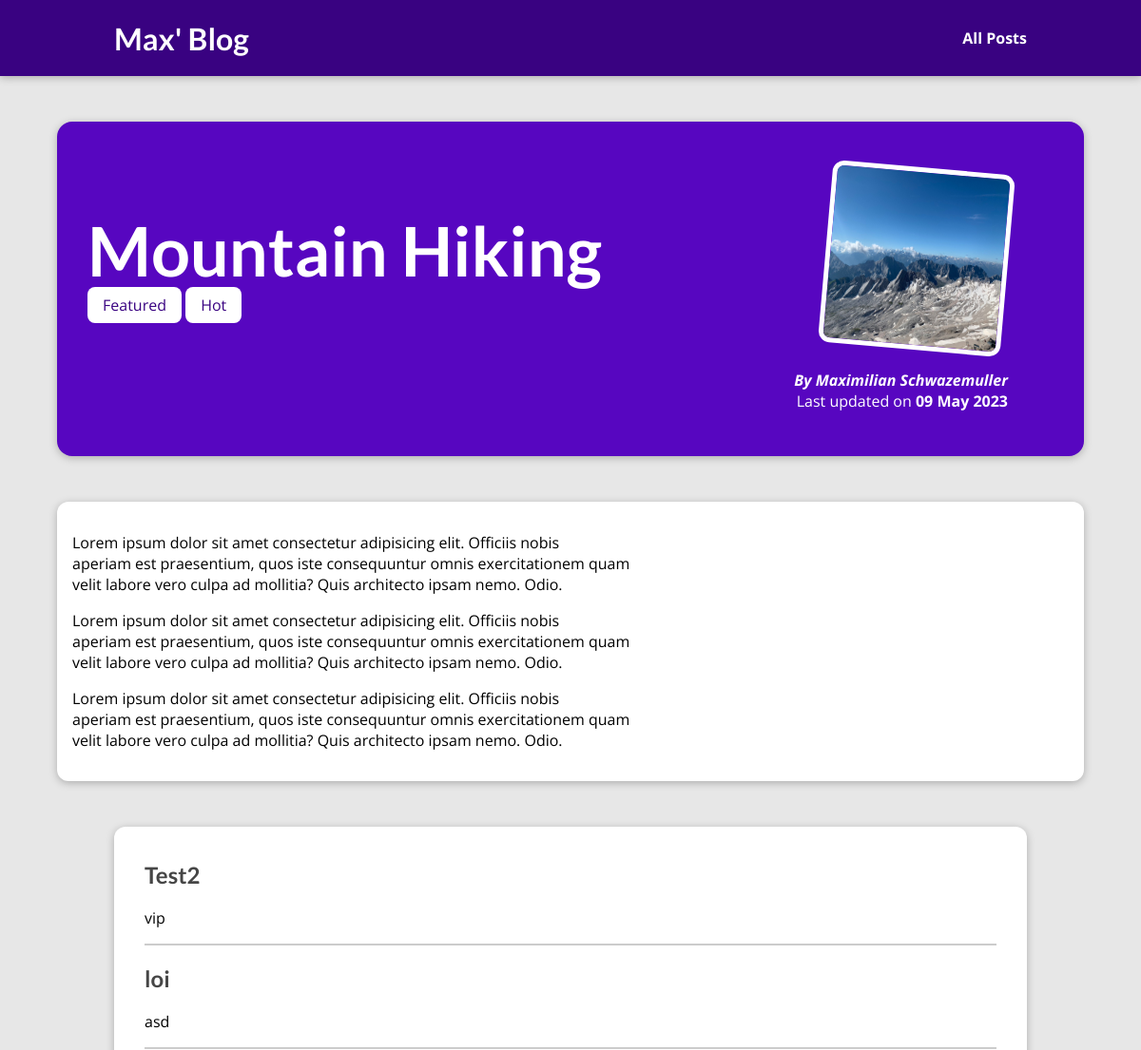
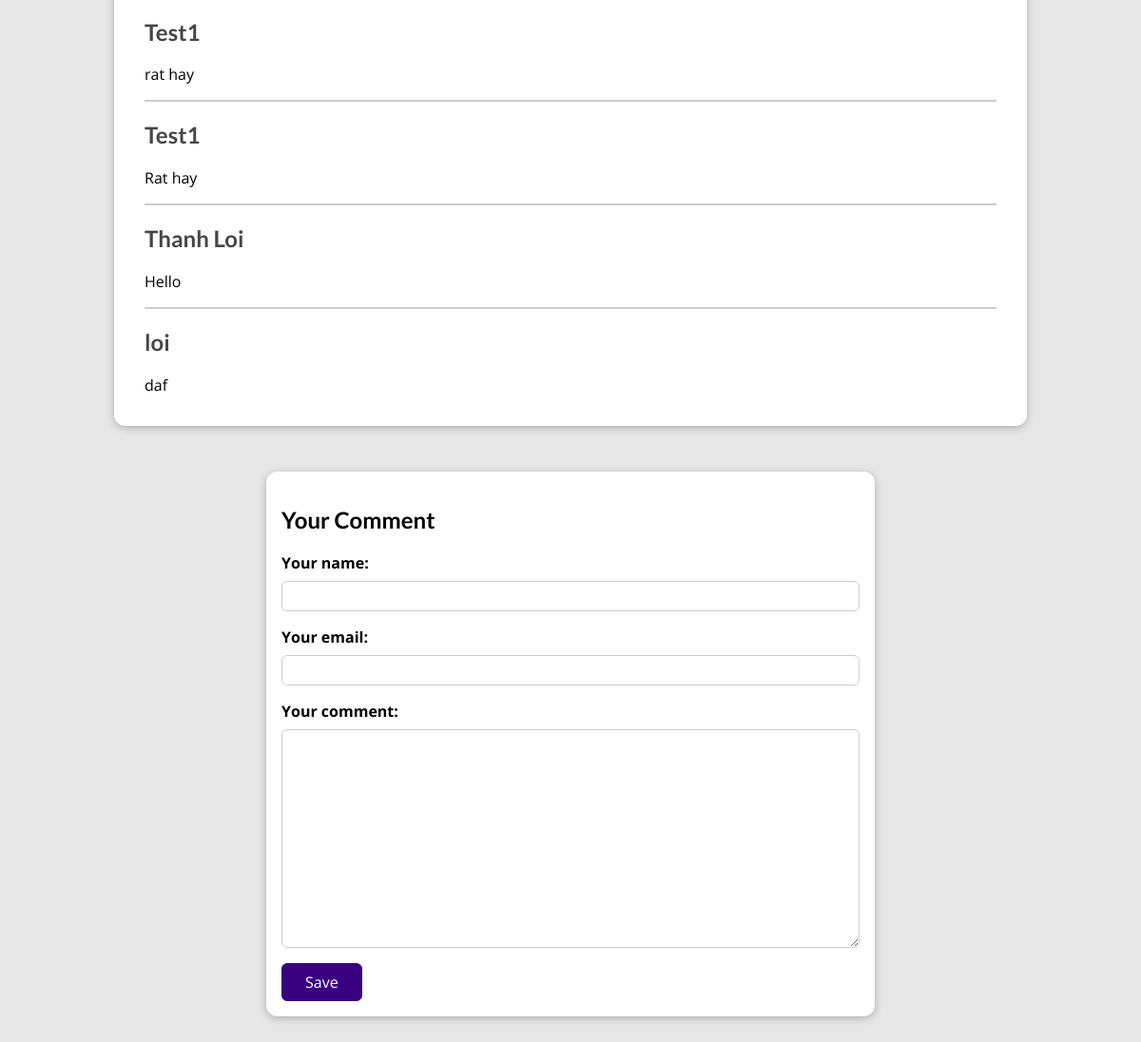
The page /posts/hike-in-the-mountains on the database its author committed (2 pictures, top to bottom).
### blog/models.py (models this page shows, shortened)
class Post(models.Model):
    title = models.CharField(max_length=150)
    excerpt = models.CharField(max_length=200)
    image = models.ImageField(upload_to="posts",null=True) # Tao folder upload , settings.py them MEDIA_ROOT = BASE_DIR / "uploads" , MEDIA_URL = "/files" , install python -m pip install Pillow
    date = models.DateField(auto_now=True)
    slug = models.SlugField(unique=True, db_index=True)
    content = models.TextField(validators=[MinLengthValidator(10)])
    author = models.ForeignKey(
        Author, on_delete=models.SET_NULL, null=True, related_name="posts")
    tags = models.ManyToManyField(Tag)

class Tag(models.Model):
    caption = models.CharField(max_length=20)

class Author(models.Model):
    first_name = models.CharField(max_length=100)
    last_name = models.CharField(max_length=100)
    email_address = models.EmailField()
    def full_name(self):
        return f"{self.first_name} {self.last_name}"
    def __str__(self):
        return self.full_name()

class Comment(models.Model):
    user_name = models.CharField(max_length=120)
    user_email = models.EmailField()
    text = models.TextField(max_length=400)
    post = models.ForeignKey(Post,on_delete=models.CASCADE,related_name="comments")

### blog/views.py (the view)
# urls.py: path("posts/<slug:slug>",views.SinglePostView.as_view(),name="post-detail-page")
class SinglePostView(View):
    template_name = "blog/post-detail.html"
    model = Post
    def get(self,request,slug):
        post = Post.objects.get(slug=slug)
        context = {
            "post" : post,
            "post_tags" : post.tags.all(),
            "comment_form" : CommentForm(),
            "comments" : post.comments.all().order_by("-id")
        }
        return render(request,"blog/post-detail.html",context)
    def post(self,request,slug):
        comment_form = CommentForm(request.POST)
        post = Post.objects.get(slug=slug)
        if comment_form.is_valid():
            comment = comment_form.save(commit=False)
            comment.post = post
            comment.save()
            return HttpResponseRedirect(reverse("post-detail-page",args=[slug]))
        context = {
            "post" : post,
            "post_tags" : post.tags.all(),
            "comment_form" : comment_form,
            "comments" : post.comments.all().order_by("-id")
        }
        return render(request,"blog/post-detail.html",context)

### blog/form.py
class CommentForm(forms.ModelForm):
    class Meta:
        model = Comment
        exclude = ["post"]
        labels = {
            "user_name" : "Your name",
            "user_email" : "Your email",
            "text" : "Your comment"
        }

### blog/templates/blog/post-detail.html (shortened to what this page needs)
{% extends "base.html" %}
{% load static %}
{% block css_files %}
<link rel="stylesheet" href="{% static "blog/post-detail.css" %}" />
{% endblock %}
{% block content %}
<section id="summary">
  <h2>{{ post.title }}</h2>
  <div>
    {% for tag in post_tags %}
      <span class="tag">{{ tag.caption }}</span>
    {% endfor %}
  </div>
  <article>
    <img src="{{ post.image.url }}" alt="{{ post.title }}" />
    <address>By <a href="mailto:{{ post.author.email_address }}">{{ post.author }}</a></address>
    <div>Last updated on <time>{{ post.date|date:"d M Y" }}</time></div>
  </article>
</section>
<main>
  {{ post.content|linebreaks }}
</main>
<section id="comments">
  <ul>
    {%for comment in comments%}
      <li>
        <h2>{{comment.user_name}}</h2>
        <p>{{comment.text|linebreaks}}</p>
      </li>
    {%endfor%}
  </ul>
</section>
<section id="comment-form">
  <h2>Your Comment</h2>
  <form action="{% url "post-detail-page" post.slug %}" method="POST">
    {% for form_field in comment_form %}
      <div class="form-control {% if form_field.errors %}invalid{% endif %}">
        {{ form_field.label_tag }}
        {{ form_field }}
      </div>
    {% endfor %}
    <button>Save</button>
  </form>
</section>
{% endblock %}

### templates/base.html (shortened to what this page needs)
{% load static %}
<!DOCTYPE html>
<html lang="en">
<head>
  <link rel="stylesheet" href="{% static "app.css" %}">
  {% block css_files %}{% endblock %}
</head>
<body>
  <header id="main-navigation">
    <h1><a href="{% url "starting-page" %}">Max' Blog</a></h1>
    <nav>
      <a href="{% url "posts-page" %}">All Posts</a>
    </nav>
  </header>
  {% block content %}
  {% endblock %}
</body>
</html>

### static/app.css (style rules this page uses)
* { box-sizing: border-box; }
html { font-family: 'Open Sans', 'Lato', sans-serif; }
body { margin: 0; }
h1, h2, h3 { font-family: 'Lato', sans-serif; font-weight: bold; }
#main-navigation { width: 100%; height: 5rem; display: flex; justify-content: space-between; align-items: center; padding: 0 10%; position: absolute; top: 0; left: 0; }
#main-navigation a { text-decoration: none; color: white; font-weight: bold; }

### blog/static/blog/post-detail.css (style rules this page uses)
body { background-color: #e7e7e7; }
#main-navigation { background-color: #390281; box-shadow: 0 2px 8px rgba(0, 0, 0, 0.25); }
#summary { margin: 8rem auto 3rem auto; padding: 2rem; width: 90%; max-width: 90rem; border-radius: 16px; background-color: #5706c0; position: relative; box-shadow: 0 2px 8px rgba(0, 0, 0, 0.25); height: 22rem; }
#summary h2 { color: white; font-size: 4.5rem; margin-bottom: 0.25rem; }
#summary article { position: absolute; top: 2rem; right: 3rem; padding: 1rem 2rem; border-radius: 12px; text-align: right; color: white; }
#summary article img { width: 12rem; height: 12rem; border-radius: 12px; transform: rotateZ(5deg); border: 5px solid white; margin-bottom: 1rem; }
#summary address { font-weight: bold; }
#summary a { color: white; text-decoration: none; }
#summary time { font-weight: bold; }
main { width: 90%; max-width: 90rem; margin: 3rem auto; background-color: white; padding: 1rem; border-radius: 12px; box-shadow: 0 2px 8px rgba(0, 0, 0, 0.25); }
.tag { background-color: white; color: #390281; padding: 0.5rem 1rem; border-radius: 8px; }
#comment-form { margin: 3rem auto; width: 90%; max-width: 40rem; border-radius: 12px; background-color: white; box-shadow: 0 2px 8px rgba(0, 0, 0, 0.25); padding: 1rem; }
#comment-form button { font: inherit; background-color: #390281; color: white; border: 1px solid #390281; padding: 0.5rem 1.5rem; border-radius: 6px; cursor: pointer; }
.form-control { margin-bottom: 1rem; }
.form-control label { font-weight: bold; margin-bottom: 0.5rem; display: block; }
.form-control input, .form-control textarea { display: block; width: 100%; font: inherit; padding: 0.25rem; border-radius: 6px; border: 1px solid #ccc; }
#comments { margin: 3rem auto; width: 90%; max-width: 60rem; border-radius: 12px; background-color: white; box-shadow: 0 2px 8px rgba(0, 0, 0, 0.25); padding: 1rem 2rem; }
#comments ul { list-style: none; margin: 0; padding: 0; }
#comments li { margin-bottom: 1rem; border-bottom: 2px solid #ccc; }
#comments li:last-of-type { border-bottom: none; }
#comments h2 { color: #464646; }

### rows shown on the page
Post: title "Mountain Hiking", image (picture), author "Maximilian Schwazemuller", date "09 May 2023", content "Lorem ipsum dolor sit amet consectetur adipisicing elit. Officiis nobis aperiam est praesentium, quos iste consequuntur omnis exercitationem quam velit labore vero culpa ad mollitia? Quis architecto ipsam nemo. Odio. Lorem ipsum dolor sit amet consectetur adipisicing elit. Officiis nobis aperiam est praesentium, quos iste consequuntur omnis exercitationem quam velit labore vero culpa ad mollitia? Quis architecto ipsam nemo. Odio. Lorem ipsum dolor sit amet consectetur adipisicing elit. Officiis nobis aperiam est praesentium, quos iste consequuntur omnis exercitationem quam velit labore vero culpa ad mollitia? Quis architecto ipsam nemo. Odio."
Tag: caption "Featured"
Tag: caption "Hot"
Comment: user_name "Test2", text "vip"
Comment: user_name "loi", text "asd"
Comment: user_name "Test1", text "rat hay"
Comment: user_name "Test1", text "Rat hay"
Comment: user_name "Thanh Loi", text "Hello"
Comment: user_name "loi", text "daf"
